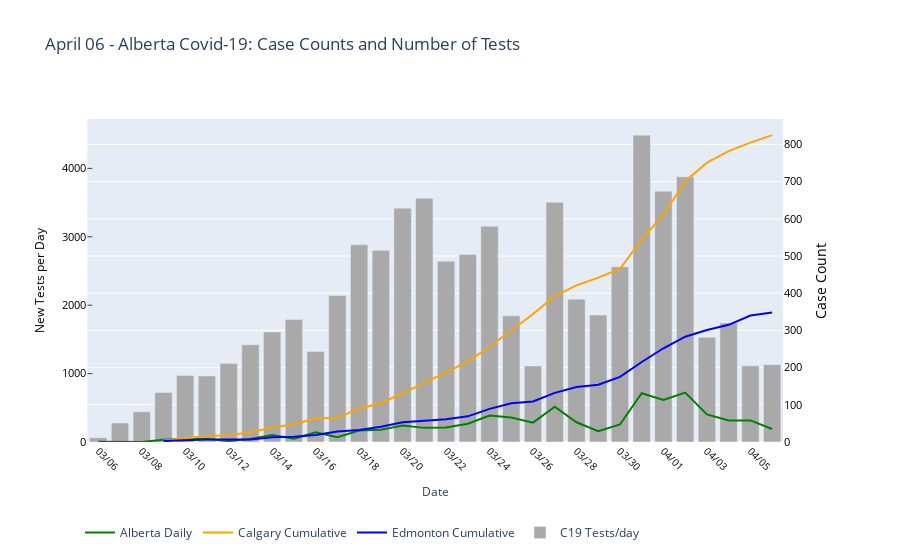

The code cell stored with this chart in its notebook:
### Code cell
# Set up the defaults and the data
ln_width = 2
days_to_trim = 1
mode = 'lines'
trace_formats = {'Ab_cases': {'mode': mode,
                                 'line': {'color': 'green', 'width':ln_width},
                                 'name': 'Alberta Daily'}, 
                 'Calgary_cumulative': {'mode': mode,
                                      'line': {'color': 'orange', 'width':ln_width},
                                      'name': 'Calgary Cumulative'},  
                 'Edmont_cumulative': {'mode': mode,
                                     'line': {'color': 'blue', 'width':ln_width},
                                     'name': 'Edmonton Cumulative'}
                } 
plot_data = all_data[:-days_to_trim]
updated = plot_data.index[-1].strftime("%B %d")
# Create the plot
data = list()
date_fmt = "%m/%d"
for key in trace_formats.keys():
    data.append(go.Scatter(x=plot_data.index.strftime(date_fmt), y=plot_data[key],
                             mode=trace_formats[key]['mode'], line=trace_formats[key]['line'],
                             name=trace_formats[key]['name'],
                             )
                )
data.append(go.Bar(x=plot_data.index.strftime(date_fmt),  y=plot_data['test_count'],
                     name='C19 Tests/day', yaxis='y2', marker={'color':'darkgrey'}))
layout = go.Layout(title=f'{updated} - Alberta Covid-19: Case Counts and Number of Tests',
                    xaxis=dict(domain=[0.01, 0.95], title='Date', titlefont={'size': 12}, 
                               rangemode='nonnegative', tick0=0, dtick=2, tickangle=45,
                               tickfont={'color':'black', 'size':10}),
                    yaxis=dict(title='Case Count', titlefont=dict(color='black'), 
                               tickfont={'color':'black', 'size':11}, overlaying='y2', side='right',
                               rangemode='nonnegative', tick0=0, dtick=100),
                    yaxis2=dict(domain=[0.1, 0.95], title='New Tests per Day', titlefont={'size': 12, 'color':'black'}, 
                                tickfont={'color':'black', 'size':11}, showgrid=False,
                                anchor='x', side='left', rangemode='nonnegative', ticks='inside'),
                    legend_orientation="h", hovermode='x')
fig = go.Figure(data=data, layout=layout)
fig.show()
fig.write_html('images/daily_cases.html')

### Figure 1 — Plotly figure (JSON) as saved in the notebook; plotly's stock layout.template omitted (floating-point values rounded to 4 significant figures)
{"data": [{"line": {"color": "green", "width": 2}, "mode": "lines", "name": "Alberta Daily", "type": "scatter", "x": ["03/06", "03/07", "03/08", "03/09", "03/10", "03/11", "03/12", "03/13", "03/14", "03/15", "03/16", "03/17", "03/18", "03/19", "03/20", "03/21", "03/22", "03/23", "03/24", "03/25", "03/26", "03/27", "03/28", "03/29", "03/30", "03/31", "04/01", "04/02", "04/03", "04/04", "04/05", "04/06"], "y": [1, 0, 0, 6, 9, 8, 3, 8, 19, 9, 26, 13, 31, 33, 44, 38, 39, 49, 71, 66, 52, 95, 53, 29, 47, 131, 113, 133, 74, 58, 58, 35]}, {"line": {"color": "orange", "width": 2}, "mode": "lines", "name": "Calgary Cumulative", "type": "scatter", "x": ["03/06", "03/07", "03/08", "03/09", "03/10", "03/11", "03/12", "03/13", "03/14", "03/15", "03/16", "03/17", "03/18", "03/19", "03/20", "03/21", "03/22", "03/23", "03/24", "03/25", "03/26", "03/27", "03/28", "03/29", "03/30", "03/31", "04/01", "04/02", "04/03", "04/04", "04/05", "04/06"], "y": [1, null, null, 4, 10, 16, 18, 26, 39, 47, 64, 65, 90, 105, 131, 160, 188, 216, 256, 300, 344, 392, 421, 442, 465, 545, 611, 701, 751, 782, 805, 825]}, {"line": {"color": "blue", "width": 2}, "mode": "lines", "name": "Edmonton Cumulative", "type": "scatter", "x": ["03/06", "03/07", "03/08", "03/09", "03/10", "03/11", "03/12", "03/13", "03/14", "03/15", "03/16", "03/17", "03/18", "03/19", "03/20", "03/21", "03/22", "03/23", "03/24", "03/25", "03/26", "03/27", "03/28", "03/29", "03/30", "03/31", "04/01", "04/02", "04/03", "04/04", "04/05", "04/06"], "y": [0, null, null, 3, 6, 7, 7, 7, 13, 14, 19, 28, 32, 41, 53, 57, 61, 69, 89, 104, 109, 132, 148, 154, 175, 215, 252, 283, 301, 315, 340, 348]}, {"marker": {"color": "darkgrey"}, "name": "C19 Tests/day", "type": "bar", "x": ["03/06", "03/07", "03/08", "03/09", "03/10", "03/11", "03/12", "03/13", "03/14", "03/15", "03/16", "03/17", "03/18", "03/19", "03/20", "03/21", "03/22", "03/23", "03/24", "03/25", "03/26", "03/27", "03/28", "03/29", "03/30", "03/31", "04/01", "04/02", "04/03", "04/04", "04/05", "04/06"], "y": [62, 276, 443, 724, 971, 966, 1146, 1422, 1608, 1790, 1324, 2141, 2884, 2802, 3419, 3563, 2642, 2741, 3155, 1844, 1111, 3505, 2088, 1856, 2562, 4486, 3667, 3878, 1532, 1740, 1113, 1131], "yaxis": "y2"}], "layout": {"autosize": true, "hovermode": "x", "legend": {"orientation": "h"}, "title": {"text": "April 06 - Alberta Covid-19: Case Counts and Number of Tests"}, "xaxis": {"autorange": true, "domain": [0.01, 0.95], "dtick": 2, "range": [-0.5, 31.5], "rangemode": "nonnegative", "tick0": 0, "tickangle": 45, "tickfont": {"color": "black", "size": 10}, "title": {"font": {"size": 12}, "text": "Date"}, "type": "category"}, "yaxis": {"autorange": true, "dtick": 100, "overlaying": "y2", "range": [0, 868.4], "rangemode": "nonnegative", "side": "right", "tick0": 0, "tickfont": {"color": "black", "size": 11}, "title": {"font": {"color": "black"}, "text": "Case Count"}, "type": "linear"}, "yaxis2": {"anchor": "x", "autorange": true, "domain": [0.1, 0.95], "range": [0, 4722.0], "rangemode": "nonnegative", "showgrid": false, "side": "left", "tickfont": {"color": "black", "size": 11}, "ticks": "inside", "title": {"font": {"color": "black", "size": 12}, "text": "New Tests per Day"}, "type": "linear"}}}
